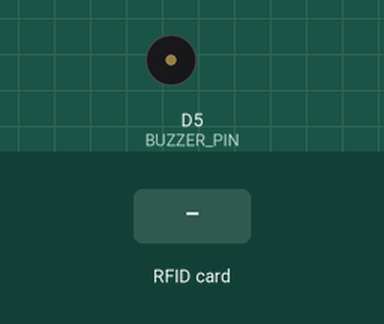
Bench run of a sketch on a simulated ESP8266 (NodeMCU). Shown: buzzer (waves = sounding, pin HIGH). The test bench sets the inputs (shaded band). WiFi joins after 1.5 s; servers stay silent unless stated; uploads are accepted with an empty reply; storage starts empty; what the sketch prints to the serial monitor is not drawn.

Above: at 2.7 s.
2.8 s: RFID card 5E 7A 19 C4 held to the reader
At 3.21 s:
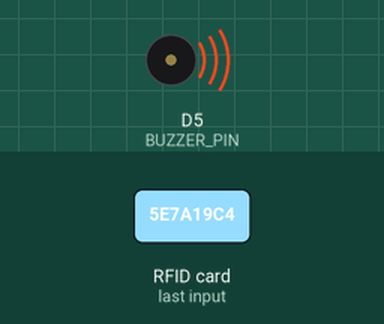
Timing chart, 0 to 5.8 s (numbered marks = the images above; inputs shaded):
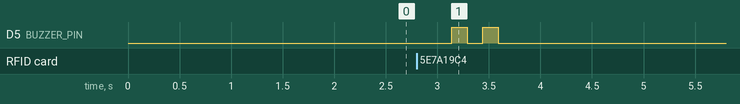

Measured:
- after the input at 2.8 s, D5 (BUZZER_PIN): alternates HIGH for 0.15 s and LOW for 0.15 s, 4 changes in all, then stays LOW, starting after 0.34 s

The sketch:

main.ino
```cpp
#include <Arduino.h>
#include <ESP8266WiFi.h>
#include <Ticker.h>
#include "rfid_handler.h"
#include "wifi_manager.h"
#include "http_client.h"
#include "offline_queue.h"

// --- Konfigurasi WiFi & Server ---
#define WIFI_SSID     "Nama_WiFi"
#define WIFI_PASSWORD "Password_WiFi"
const char* SERVER_URL = "http://<IP_SERVER>/backend/api/attendance.php";

// --- Konfigurasi Device ---
#define DEVICE_ID "ESP01"

// --- Buzzer ---
#define BUZZER_PIN D5

// --- Timer Heartbeat / LED / Optional ---
Ticker wifiTicker;

// --- Fungsi Buzzer ---
void beep(int times, int delayMs) {
  for (int i = 0; i < times; i++) {
    digitalWrite(BUZZER_PIN, HIGH);
    delay(delayMs);
    digitalWrite(BUZZER_PIN, LOW);
    delay(delayMs);
  }
}

void setup() {
  Serial.begin(115200);

  pinMode(BUZZER_PIN, OUTPUT);
  digitalWrite(BUZZER_PIN, LOW);

  // Setup filesystem untuk queue
  queue_setup();

  // Setup WiFi
  wifi_connect(WIFI_SSID, WIFI_PASSWORD);

  // Setup RFID
  rfid_setup();

  Serial.println("[ESP] Sistem siap");
}

void loop() {
  // Loop WiFi reconnect
  wifi_loop();

  // Baca RFID
  String uid = rfid_read_uid();
  if (uid.length() > 0) {
    Serial.println("[RFID] UID terbaca: " + uid);

    // Buat payload JSON
    String payload = "{";
    payload += "\"device_id\":\"" + String(DEVICE_ID) + "\",";
    payload += "\"uid\":\"" + uid + "\",";
    payload += "\"timestamp\":\"" + String(millis()) + "\"";
    payload += "}";

    // Coba kirim ke server
    if (http_post_json(SERVER_URL, payload)) {
      // Berhasil → beep 2 pendek
      beep(2, 150);
    } else {
      // Gagal → simpan ke offline queue & beep 1 panjang
      queue_save(payload);
      beep(1, 500);
    }
  }

  // Sync offline queue jika WiFi sudah online
  if (WiFi.status() == WL_CONNECTED) {
    String batch = queue_get_all();
    if (batch.length() > 0) {
      Serial.println("[Queue] Sync batch dimulai");
      int successCount = 0;
      int totalLines = 0;

      // iterasi tiap line JSON
      int startIdx = 0;
      while (startIdx < batch.length()) {
        int endIdx = batch.indexOf('\n', startIdx);
        if (endIdx == -1) endIdx = batch.length();
        String line = batch.substring(startIdx, endIdx);
        startIdx = endIdx + 1;

        if (line.length() > 0 && http_post_json(SERVER_URL, line)) {
          successCount++;
        }
        totalLines++;
      }

      // Jika semua sukses, hapus queue
      if (successCount == totalLines) {
        queue_clear();
        // beep 1 pendek + 1 panjang untuk sync berhasil
        beep(1, 150);
        delay(150);
        beep(1, 500);
      }
    }
  }

  delay(200); // debounce loop
}
```

http_client.cpp
```cpp
// http_client.cpp
#include "http_client.h"

bool http_post_json(const char* url, const String& payload) {
  if (WiFi.status() != WL_CONNECTED) {
    Serial.println("[HTTP] WiFi tidak terhubung");
    return false;
  }

  HTTPClient http;
  http.begin(url);
  http.addHeader("Content-Type", "application/json");

  int httpCode = http.POST(payload);

  if (httpCode > 0) {
    Serial.printf("[HTTP] Response code: %d\n", httpCode);
    if (httpCode == HTTP_CODE_OK) {
      String resp = http.getString();
      Serial.println("[HTTP] Response: " + resp);
      http.end();
      return true;
    }
  } else {
    Serial.printf("[HTTP] POST gagal, error: %s\n", http.errorToString(httpCode).c_str());
  }

  http.end();
  return false;
}
```

http_client.h
```cpp
// http_client.h
// Modul untuk POST JSON ke backend, retry & timeout

#ifndef HTTP_CLIENT_H
#define HTTP_CLIENT_H

#include <Arduino.h>
#include <ESP8266HTTPClient.h>
#include <ESP8266WiFi.h>

// Fungsi POST JSON
// url: endpoint backend
// payload: JSON string
// return true jika sukses, false jika gagal
bool http_post_json(const char* url, const String& payload);

#endif
```

offline_queue.cpp
```cpp
// offline_queue.cpp
#include "offline_queue.h"

#define QUEUE_FILE "/absensi_queue.txt"

// Inisialisasi LittleFS
void queue_setup() {
  if (!LittleFS.begin()) {
    Serial.println("[Queue] Gagal mount LittleFS");
    return;
  }
  Serial.println("[Queue] LittleFS siap digunakan");
}

// Simpan data JSON ke queue
void queue_save(const String& json) {
  File file = LittleFS.open(QUEUE_FILE, "a"); // append
  if (!file) {
    Serial.println("[Queue] Gagal membuka file untuk menyimpan");
    return;
  }
  file.println(json);
  file.close();
  Serial.println("[Queue] Data tersimpan di queue");
}

// Ambil semua data queue
String queue_get_all() {
  String allData = "";
  if (!LittleFS.exists(QUEUE_FILE)) return allData;

  File file = LittleFS.open(QUEUE_FILE, "r");
  if (!file) return allData;

  while (file.available()) {
    String line = file.readStringUntil('\n');
    if (line.length() > 0) {
      allData += line + "\n";
    }
  }
  file.close();
  return allData;
}

// Hapus queue setelah sync
void queue_clear() {
  if (LittleFS.exists(QUEUE_FILE)) {
    LittleFS.remove(QUEUE_FILE);
    Serial.println("[Queue] Queue dihapus setelah sync");
  }
}
```

offline_queue.h
```cpp
// offline_queue.h
// Modul untuk menyimpan absensi sementara saat ESP offline
// Menggunakan LittleFS (ESP8266)

#ifndef OFFLINE_QUEUE_H
#define OFFLINE_QUEUE_H

#include <Arduino.h>
#include <LittleFS.h>

// Inisialisasi filesystem
void queue_setup();

// Simpan data JSON ke queue
void queue_save(const String& json);

// Ambil semua data queue untuk sync
// Mengembalikan array JSON String
String queue_get_all();

// Hapus queue setelah berhasil sync
void queue_clear();

#endif
```

rfid_handler.cpp
```cpp
#include "rfid_handler.h"

// Objek MFRC522
MFRC522 mfrc522(SS_PIN, RST_PIN);

// Setup RC522
void rfid_setup() {
  SPI.begin();
  mfrc522.PCD_Init();
  Serial.println("[RFID] RC522 siap");
}

// Baca UID
String rfid_read_uid() {
  String uidStr = "";
  // Cek kartu hadir
  if (!mfrc522.PICC_IsNewCardPresent()) return "";
  if (!mfrc522.PICC_ReadCardSerial()) return "";

  // Convert UID ke Hex string
  for (byte i = 0; i < mfrc522.uid.size; i++) {
    if (mfrc522.uid.uidByte[i] < 0x10) uidStr += "0";
    uidStr += String(mfrc522.uid.uidByte[i], HEX);
  }
  uidStr.toUpperCase();

  // Halt PICC
  mfrc522.PICC_HaltA();
  return uidStr;
}

// Dummy fungsi register mode, bisa diupdate dari backend / EEPROM
bool rfid_is_register_mode() {
  // Contoh: mode register bisa ON/OFF
  return false; // default OFF
}
```

rfid_handler.h
```cpp
// rfid_handler.h
// Modul baca RC522, validasi UID, cek register mode

#ifndef RFID_HANDLER_H
#define RFID_HANDLER_H

#include <Arduino.h>
#include <SPI.h>
#include <MFRC522.h>

// Pin MFRC522
#define SS_PIN D2
#define RST_PIN D1

// Inisialisasi MFRC522
extern MFRC522 mfrc522;

// Setup RC522
void rfid_setup();

// Baca UID kartu sebagai string Hex
String rfid_read_uid();

// Cek apakah mode register aktif (misal backend control)
bool rfid_is_register_mode();

#endif
```

wifi_manager.cpp
```cpp
// wifi_manager.cpp
#include "wifi_manager.h"

static const char* currentSSID = nullptr;
static const char* currentPASS = nullptr;
static unsigned long lastReconnectAttempt = 0;
static const unsigned long RECONNECT_INTERVAL = 5000; // 5 detik

void wifi_connect(const char* ssid, const char* password) {
  currentSSID = ssid;
  currentPASS = password;

  WiFi.mode(WIFI_STA); // Station mode
  WiFi.begin(ssid, password);

  Serial.print("[WiFi] Menghubungkan ke SSID: ");
  Serial.println(ssid);

  unsigned long startAttempt = millis();
  while (WiFi.status() != WL_CONNECTED && millis() - startAttempt < 10000) {
    Serial.print(".");
    delay(500);
  }

  if (WiFi.status() == WL_CONNECTED) {
    Serial.println("\n[WiFi] Terhubung!");
    Serial.print("[WiFi] IP: ");
    Serial.println(WiFi.localIP());
  } else {
    Serial.println("\n[WiFi] Gagal terhubung, akan mencoba reconnect di loop");
  }
}

void wifi_loop() {
  // Jika tidak terhubung, coba reconnect setiap interval
  if (WiFi.status() != WL_CONNECTED) {
    if (millis() - lastReconnectAttempt > RECONNECT_INTERVAL) {
      lastReconnectAttempt = millis();
      Serial.println("[WiFi] Mencoba reconnect...");
      WiFi.disconnect();
      WiFi.begin(currentSSID, currentPASS);
    }
  }
}
```

wifi_manager.h
```cpp
// wifi_manager.h
// Modul koneksi WiFi ESP8266
// Fungsi: connect/reconnect otomatis, optional AP mode backup

#ifndef WIFI_MANAGER_H
#define WIFI_MANAGER_H

#include <Arduino.h>
#include <ESP8266WiFi.h>

// Fungsi koneksi WiFi
void wifi_connect(const char* ssid, const char* password);

// Fungsi loop WiFi (cek status + reconnect otomatis)
void wifi_loop();

#endif
```
